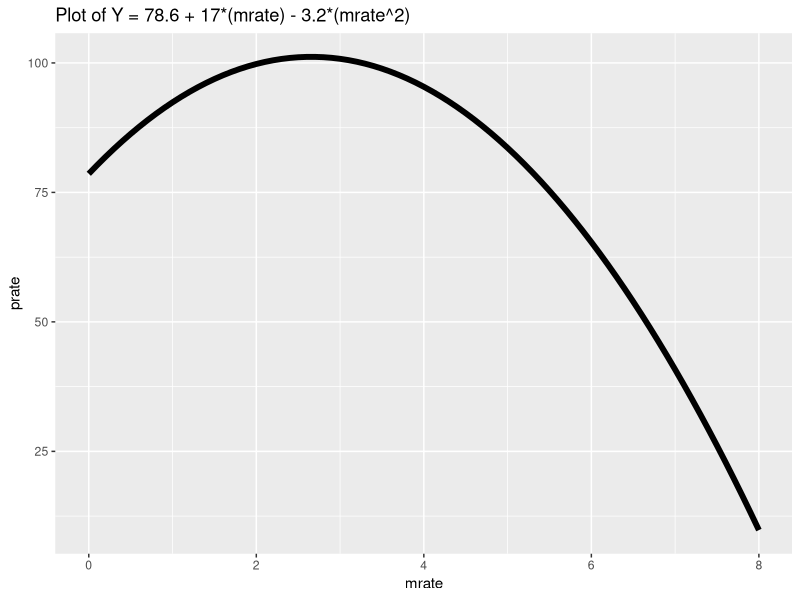
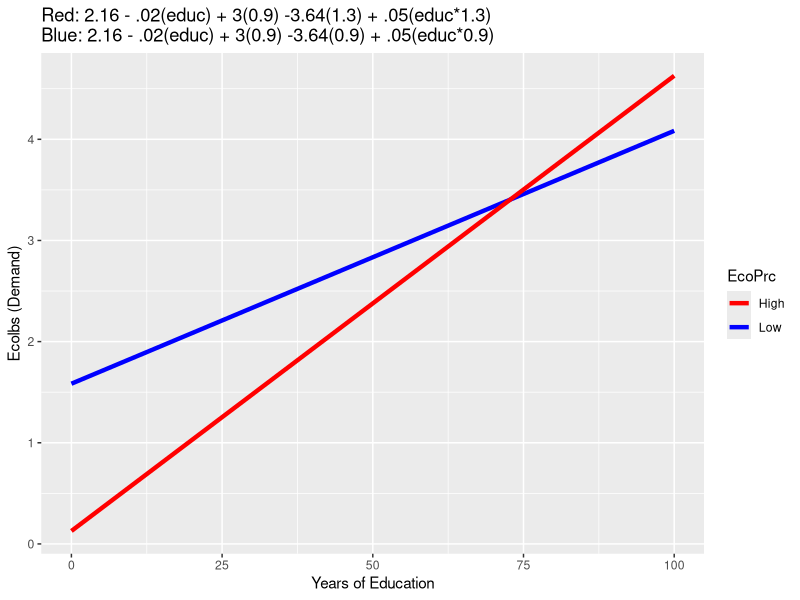

Recreate these plots in R, in order.
## ---- chunk 1
library(ggplot2)
mrate <- seq(0, 8, 0.1)
prate <- 78.6 + 17*(mrate) - 3.2*(mrate^2)
df <- data.frame(seq(0, 8, 0.1), 78.6 + 17*(mrate) - 3.2*(mrate^2))
ggplot(data = df, aes(x = mrate, y = prate)) + geom_line(size = 2) + 
  ggtitle("Plot of Y = 78.6 + 17*(mrate) - 3.2*(mrate^2)")
## ---- chunk 2
regprc <- 0.9
educ <- 0:100
ecoprc_low <- 0.9
ecoprc_high <- 1.3
ecolbs_low <- 2.16 - 0.02*(educ) + 3*(regprc) -3.64*(ecoprc_low) + 0.05*(educ*ecoprc_low)
ecolbs_high <- 2.16 - 0.02*(educ) + 3*(regprc) -3.64*(ecoprc_high) + 0.05*(educ*ecoprc_high)
low <- data.frame(regprc, educ, ecoprc_low, ecolbs_low)
high <- data.frame(regprc, educ, ecoprc_high, ecolbs_high)

ggplot() + 
  geom_line(data = low, aes(educ, ecolbs_low, color = "Low"), size = 1.5) + 
  geom_line(data = high, aes(educ, ecolbs_high, color = "High"), size = 1.5) + xlab("Years of Education") + ylab("Ecolbs (Demand)") + 
  scale_color_manual(name = "EcoPrc", values = c("Low" = "blue", "High" = "red")) + ggtitle("Red: 2.16 - .02(educ) + 3(0.9) -3.64(1.3) + .05(educ*1.3)\nBlue: 2.16 - .02(educ) + 3(0.9) -3.64(0.9) + .05(educ*0.9)")
